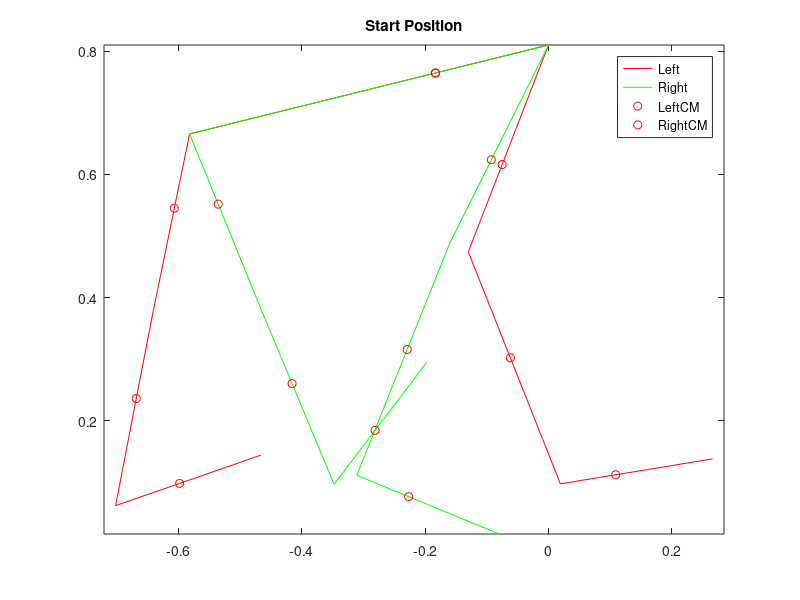
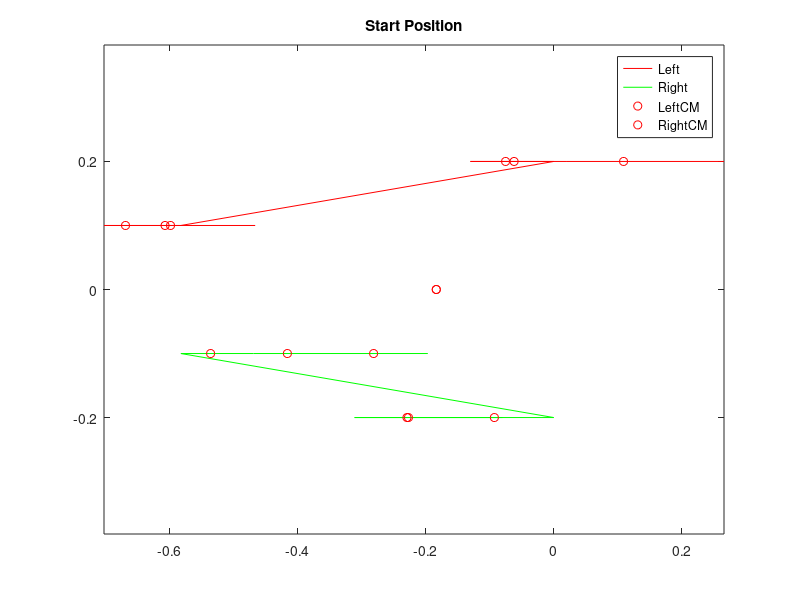

Write MATLAB code to recreate these figures, in order.
% Routine to analyse the Qualisys output and save kinematic match details from
% frames of interest

function orang()

page_screen_output = 0 % paging control

TorsoAngle=-1*2.8987402
RightThighAngle=-1*1.1837769
RightLegAngle=-1*1.1756871
RightFootAngle=-1*-0.9209639
LeftThighAngle=-1*1.7731668
LeftLegAngle=-1*1.7617466
LeftFootAngle=-1*-0.3343311
RightArmAngle=-1*2.0328418
RightForearmAngle=-1*1.9518007
RightHandAngle=-1*0.2407392 - 0.15 % -1*0.2407392 (edited to keep joint angle within normal range)
LeftArmAngle=-1*1.9408012
LeftForearmAngle=-1*1.1928667
LeftHandAngle=-1*-0.1626415

TorsoLength=0.600
ArmLength=0.360
ForearmLength=0.405
HandLength=0.250
ThighLength=0.300
LegLength=0.315
FootLength=0.250

TorsoCMOffset=0.189
ArmCMOffset=0.208
ForearmCMOffset=0.185
HandCMOffset=0.091
ThighCMOffset=0.123
LegCMOffset=0.138
FootCMOffset=0.110

LeftHipAngle=LeftThighAngle-TorsoAngle
LeftKneeAngle=LeftLegAngle-LeftThighAngle
LeftAnkleAngle=LeftFootAngle-LeftLegAngle
LeftShoulderAngle=LeftArmAngle-TorsoAngle
LeftElbowAngle=LeftForearmAngle-LeftArmAngle
LeftWristAngle=LeftHandAngle-LeftForearmAngle

RightHipAngle=RightThighAngle-TorsoAngle
RightKneeAngle=RightLegAngle-RightThighAngle
RightAnkleAngle=RightFootAngle-RightLegAngle
RightShoulderAngle=RightArmAngle-TorsoAngle
RightElbowAngle=RightForearmAngle-RightArmAngle
RightWristAngle=RightHandAngle-RightForearmAngle

LeftShoulder = [0, 0.2, 0.81]
TorsoCM = [LeftShoulder(1) + TorsoCMOffset * cos(TorsoAngle), 0, LeftShoulder(3) + TorsoCMOffset * sin(TorsoAngle)]

LeftElbow = [LeftShoulder(1) + ArmLength * cos(LeftArmAngle), LeftShoulder(2), LeftShoulder(3) + ArmLength * sin(LeftArmAngle)]
LeftWrist = [LeftElbow(1) + ForearmLength * cos(LeftForearmAngle), LeftElbow(2), LeftElbow(3) + ForearmLength * sin(LeftForearmAngle)]
LeftMC3 = [LeftWrist(1) + HandLength * cos(LeftHandAngle), LeftWrist(2), LeftWrist(3) + HandLength * sin(LeftHandAngle)]
LeftHip = [LeftShoulder(1) + TorsoLength * cos(TorsoAngle), 0.1, LeftShoulder(3) + TorsoLength * sin(TorsoAngle)]
LeftKnee = [LeftHip(1) + ThighLength * cos(LeftThighAngle), LeftHip(2), LeftHip(3) + ThighLength * sin(LeftThighAngle)]
LeftAnkle = [LeftKnee(1) + LegLength * cos(LeftLegAngle), LeftKnee(2), LeftKnee(3) + LegLength * sin(LeftLegAngle)]
LeftMT3 = [LeftAnkle(1) + FootLength * cos(LeftFootAngle), LeftAnkle(2), LeftAnkle(3) + FootLength * sin(LeftFootAngle)]

LeftArmCM = [LeftShoulder(1) + ArmCMOffset * cos(LeftArmAngle), LeftShoulder(2), LeftShoulder(3) + ArmCMOffset * sin(LeftArmAngle)]
LeftForearmCM = [LeftElbow(1) + ForearmCMOffset * cos(LeftForearmAngle), LeftElbow(2), LeftElbow(3) + ForearmCMOffset * sin(LeftForearmAngle)]
LeftHandCM = [LeftWrist(1) + HandCMOffset * cos(LeftHandAngle), LeftWrist(2), LeftWrist(3) + HandCMOffset * sin(LeftHandAngle)]
LeftThighCM = [LeftHip(1) + ThighCMOffset * cos(LeftThighAngle), LeftHip(2), LeftHip(3) + ThighCMOffset * sin(LeftThighAngle)]
LeftLegCM = [LeftKnee(1) + LegCMOffset * cos(LeftLegAngle), LeftKnee(2), LeftKnee(3) + LegCMOffset * sin(LeftLegAngle)]
LeftFootCM = [LeftAnkle(1) + FootCMOffset * cos(LeftFootAngle), LeftAnkle(2), LeftAnkle(3) + FootCMOffset * sin(LeftFootAngle)]

RightShoulder = [0, -0.2, 0.81]

RightElbow = [RightShoulder(1) + ArmLength * cos(RightArmAngle), RightShoulder(2), RightShoulder(3) + ArmLength * sin(RightArmAngle)]
RightWrist = [RightElbow(1) + ForearmLength * cos(RightForearmAngle), RightElbow(2), RightElbow(3) + ForearmLength * sin(RightForearmAngle)]
RightMC3 = [RightWrist(1) + HandLength * cos(RightHandAngle), RightWrist(2), RightWrist(3) + HandLength * sin(RightHandAngle)]
RightHip = [RightShoulder(1) + TorsoLength * cos(TorsoAngle), -0.1, RightShoulder(3) + TorsoLength * sin(TorsoAngle)]
RightKnee = [RightHip(1) + ThighLength * cos(RightThighAngle), RightHip(2), RightHip(3) + ThighLength * sin(RightThighAngle)]
RightAnkle = [RightKnee(1) + LegLength * cos(RightLegAngle), RightKnee(2), RightKnee(3) + LegLength * sin(RightLegAngle)]
RightMT3 = [RightAnkle(1) + FootLength * cos(RightFootAngle), RightAnkle(2), RightAnkle(3) + FootLength * sin(RightFootAngle)]

RightArmCM = [RightShoulder(1) + ArmCMOffset * cos(RightArmAngle), RightShoulder(2), RightShoulder(3) + ArmCMOffset * sin(RightArmAngle)]
RightForearmCM = [RightElbow(1) + ForearmCMOffset * cos(RightForearmAngle), RightElbow(2), RightElbow(3) + ForearmCMOffset * sin(RightForearmAngle)]
RightHandCM = [RightWrist(1) + HandCMOffset * cos(RightHandAngle), RightWrist(2), RightWrist(3) + HandCMOffset * sin(RightHandAngle)]
RightThighCM = [RightHip(1) + ThighCMOffset * cos(RightThighAngle), RightHip(2), RightHip(3) + ThighCMOffset * sin(RightThighAngle)]
RightLegCM = [RightKnee(1) + LegCMOffset * cos(RightLegAngle), RightKnee(2), RightKnee(3) + LegCMOffset * sin(RightLegAngle)]
RightFootCM = [RightAnkle(1) + FootCMOffset * cos(RightFootAngle), RightAnkle(2), RightAnkle(3) + FootCMOffset * sin(RightFootAngle)]

TorsoQuaternion = QFromAxisAngle(0, -1, 0, TorsoAngle)
LeftThighQuaternion = QFromAxisAngle(0, -1, 0, LeftThighAngle)
LeftLegQuaternion = QFromAxisAngle(0, -1, 0, LeftLegAngle)
LeftFootQuaternion = QFromAxisAngle(0, -1, 0, LeftFootAngle)
LeftArmQuaternion = QFromAxisAngle(0, -1, 0, LeftArmAngle)
LeftForearmQuaternion = QFromAxisAngle(0, -1, 0, LeftForearmAngle)
LeftHandQuaternion = QFromAxisAngle(0, -1, 0, LeftHandAngle)

RightThighQuaternion = QFromAxisAngle(0, -1, 0, RightThighAngle)
RightLegQuaternion = QFromAxisAngle(0, -1, 0, RightLegAngle)
RightFootQuaternion = QFromAxisAngle(0, -1, 0, RightFootAngle)
RightArmQuaternion = QFromAxisAngle(0, -1, 0, RightArmAngle)
RightForearmQuaternion = QFromAxisAngle(0, -1, 0, RightForearmAngle)
RightHandQuaternion = QFromAxisAngle(0, -1, 0, RightHandAngle)

% plot the start position
figure(1);
clf;
LeftSideJoint = [LeftMC3; LeftWrist; LeftElbow; LeftShoulder; LeftHip; LeftKnee; LeftAnkle; LeftMT3];
LeftSideCM = [LeftHandCM; LeftForearmCM; LeftArmCM; TorsoCM; LeftThighCM; LeftLegCM; LeftFootCM];
RightSideJoint = [RightMC3; RightWrist; RightElbow; RightShoulder; RightHip; RightKnee; RightAnkle; RightMT3];
RightSideCM = [RightHandCM; RightForearmCM; RightArmCM; TorsoCM; RightThighCM; RightLegCM; RightFootCM];

plot(LeftSideJoint(:, 1), LeftSideJoint(:, 3), 'r-', ...
    RightSideJoint(:, 1), RightSideJoint(:, 3), 'g-', ...
    LeftSideCM(:, 1), LeftSideCM(:, 3), 'ro', ...
    RightSideCM(:, 1), RightSideCM(:, 3), 'ro' ...
    );
axis('equal');
axis('auto');
title('Start Position');
legend('Left','Right', 'LeftCM', 'RightCM');

figure(2);
clf;
LeftSideJoint = [LeftMC3; LeftWrist; LeftElbow; LeftShoulder; LeftHip; LeftKnee; LeftAnkle; LeftMT3];
LeftSideCM = [LeftHandCM; LeftForearmCM; LeftArmCM; TorsoCM; LeftThighCM; LeftLegCM; LeftFootCM];
RightSideJoint = [RightMC3; RightWrist; RightElbow; RightShoulder; RightHip; RightKnee; RightAnkle; RightMT3];
RightSideCM = [RightHandCM; RightForearmCM; RightArmCM; TorsoCM; RightThighCM; RightLegCM; RightFootCM];

plot(LeftSideJoint(:, 1), LeftSideJoint(:, 2), 'r-', ...
    RightSideJoint(:, 1), RightSideJoint(:, 2), 'g-', ...
    LeftSideCM(:, 1), LeftSideCM(:, 2), 'ro', ...
    RightSideCM(:, 1), RightSideCM(:, 2), 'ro' ...
    );
axis('equal');
axis('auto');
title('Start Position');
legend('Left','Right', 'LeftCM', 'RightCM');

fout = fopen('orang.txt', 'w');

fprintf(fout, 'TorsoCM \"%.17f %.17f %.17f\"\n', ...
    TorsoCM(1), TorsoCM(2), TorsoCM(3));
fprintf(fout, 'TorsoQuaternion \"%.17f %.17f %.17f %.17f\"\n', ...
    TorsoQuaternion.n, TorsoQuaternion.x, TorsoQuaternion.y, TorsoQuaternion.z);

fprintf(fout, 'LeftThighCM \"%.17f %.17f %.17f\"\n', ...
    LeftThighCM(1), LeftThighCM(2), LeftThighCM(3));
fprintf(fout, 'LeftThighQuaternion \"%.17f %.17f %.17f %.17f\"\n', ...
    LeftThighQuaternion.n, LeftThighQuaternion.x, LeftThighQuaternion.y, LeftThighQuaternion.z);

fprintf(fout, 'LeftLegCM \"%.17f %.17f %.17f\"\n', ...
    LeftLegCM(1), LeftLegCM(2), LeftLegCM(3));
fprintf(fout, 'LeftLegQuaternion \"%.17f %.17f %.17f %.17f\"\n', ...
    LeftLegQuaternion.n, LeftLegQuaternion.x, LeftLegQuaternion.y, LeftLegQuaternion.z);

fprintf(fout, 'LeftFootCM \"%.17f %.17f %.17f\"\n', ...
    LeftFootCM(1), LeftFootCM(2), LeftFootCM(3));
fprintf(fout, 'LeftFootQuaternion \"%.17f %.17f %.17f %.17f\"\n', ...
    LeftFootQuaternion.n, LeftFootQuaternion.x, LeftFootQuaternion.y, LeftFootQuaternion.z);

fprintf(fout, 'LeftArmCM \"%.17f %.17f %.17f\"\n', ...
    LeftArmCM(1), LeftArmCM(2), LeftArmCM(3));
fprintf(fout, 'LeftArmQuaternion \"%.17f %.17f %.17f %.17f\"\n', ...
    LeftArmQuaternion.n, LeftArmQuaternion.x, LeftArmQuaternion.y, LeftArmQuaternion.z);

fprintf(fout, 'LeftForearmCM \"%.17f %.17f %.17f\"\n', ...
    LeftForearmCM(1), LeftForearmCM(2), LeftForearmCM(3));
fprintf(fout, 'LeftForearmQuaternion \"%.17f %.17f %.17f %.17f\"\n', ...
    LeftForearmQuaternion.n, LeftForearmQuaternion.x, LeftForearmQuaternion.y, LeftForearmQuaternion.z);

fprintf(fout, 'LeftHandCM \"%.17f %.17f %.17f\"\n', ...
    LeftHandCM(1), LeftHandCM(2), LeftHandCM(3));
fprintf(fout, 'LeftHandQuaternion \"%.17f %.17f %.17f %.17f\"\n', ...
    LeftHandQuaternion.n, LeftHandQuaternion.x, LeftHandQuaternion.y, LeftHandQuaternion.z);

fprintf(fout, 'RightThighCM \"%.17f %.17f %.17f\"\n', ...
    RightThighCM(1), RightThighCM(2), RightThighCM(3));
fprintf(fout, 'RightThighQuaternion \"%.17f %.17f %.17f %.17f\"\n', ...
    RightThighQuaternion.n, RightThighQuaternion.x, RightThighQuaternion.y, RightThighQuaternion.z);

fprintf(fout, 'RightLegCM \"%.17f %.17f %.17f\"\n', ...
    RightLegCM(1), RightLegCM(2), RightLegCM(3));
fprintf(fout, 'RightLegQuaternion \"%.17f %.17f %.17f %.17f\"\n', ...
    RightLegQuaternion.n, RightLegQuaternion.x, RightLegQuaternion.y, RightLegQuaternion.z);

fprintf(fout, 'RightFootCM \"%.17f %.17f %.17f\"\n', ...
    RightFootCM(1), RightFootCM(2), RightFootCM(3));
fprintf(fout, 'RightFootQuaternion \"%.17f %.17f %.17f %.17f\"\n', ...
    RightFootQuaternion.n, RightFootQuaternion.x, RightFootQuaternion.y, RightFootQuaternion.z);

fprintf(fout, 'RightArmCM \"%.17f %.17f %.17f\"\n', ...
    RightArmCM(1), RightArmCM(2), RightArmCM(3));
fprintf(fout, 'RightArmQuaternion \"%.17f %.17f %.17f %.17f\"\n', ...
    RightArmQuaternion.n, RightArmQuaternion.x, RightArmQuaternion.y, RightArmQuaternion.z);

fprintf(fout, 'RightForearmCM \"%.17f %.17f %.17f\"\n', ...
    RightForearmCM(1), RightForearmCM(2), RightForearmCM(3));
fprintf(fout, 'RightForearmQuaternion \"%.17f %.17f %.17f %.17f\"\n', ...
    RightForearmQuaternion.n, RightForearmQuaternion.x, RightForearmQuaternion.y, RightForearmQuaternion.z);

fprintf(fout, 'RightHandCM \"%.17f %.17f %.17f\"\n', ...
    RightHandCM(1), RightHandCM(2), RightHandCM(3));
fprintf(fout, 'RightHandQuaternion \"%.17f %.17f %.17f %.17f\"\n', ...
    RightHandQuaternion.n, RightHandQuaternion.x, RightHandQuaternion.y, RightHandQuaternion.z);

fprintf(fout, 'LeftHip \"%.17f %.17f %.17f\"\n', LeftHip);
fprintf(fout, 'LeftKnee \"%.17f %.17f %.17f\"\n', LeftKnee);
fprintf(fout, 'LeftAnkle \"%.17f %.17f %.17f\"\n', LeftAnkle);
fprintf(fout, 'LeftMT3 \"%.17f %.17f %.17f\"\n', LeftMT3);
fprintf(fout, 'LeftShoulder \"%.17f %.17f %.17f\"\n', LeftShoulder);
fprintf(fout, 'LeftElbow \"%.17f %.17f %.17f\"\n', LeftElbow);
fprintf(fout, 'LeftWrist \"%.17f %.17f %.17f\"\n', LeftWrist);
fprintf(fout, 'LeftMC3 \"%.17f %.17f %.17f\"\n', LeftMC3);

fprintf(fout, 'RightHip \"%.17f %.17f %.17f\"\n', RightHip);
fprintf(fout, 'RightKnee \"%.17f %.17f %.17f\"\n', RightKnee);
fprintf(fout, 'RightAnkle \"%.17f %.17f %.17f\"\n', RightAnkle);
fprintf(fout, 'RightMT3 \"%.17f %.17f %.17f\"\n', RightMT3);
fprintf(fout, 'RightShoulder \"%.17f %.17f %.17f\"\n', RightShoulder);
fprintf(fout, 'RightElbow \"%.17f %.17f %.17f\"\n', RightElbow);
fprintf(fout, 'RightWrist \"%.17f %.17f %.17f\"\n', RightWrist);
fprintf(fout, 'RightMC3 \"%.17f %.17f %.17f\"\n', RightMC3);

fprintf(fout, 'LeftHipAngle \"%.17f\"\n', LeftHipAngle);
fprintf(fout, 'LeftKneeAngle \"%.17f\"\n', LeftKneeAngle);
fprintf(fout, 'LeftAnkleAngle \"%.17f\"\n', LeftAnkleAngle);
fprintf(fout, 'LeftShoulderAngle \"%.17f\"\n', LeftShoulderAngle);
fprintf(fout, 'LeftElbowAngle \"%.17f\"\n', LeftElbowAngle);
fprintf(fout, 'LeftWristAngle \"%.17f\"\n', LeftWristAngle);

fprintf(fout, 'RightHipAngle \"%.17f\"\n', RightHipAngle);
fprintf(fout, 'RightKneeAngle \"%.17f\"\n', RightKneeAngle);
fprintf(fout, 'RightAnkleAngle \"%.17f\"\n', RightAnkleAngle);
fprintf(fout, 'RightShoulderAngle \"%.17f\"\n', RightShoulderAngle);
fprintf(fout, 'RightElbowAngle \"%.17f\"\n', RightElbowAngle);
fprintf(fout, 'RightWristAngle \"%.17f\"\n', RightWristAngle);

fclose(fout);

% calculate quaternion from an axis and an angle
% [x, y, z] must be normalised (length 1) before calling this routine
function q = QFromAxisAngle(x, y, z, angle)

sin_a = sin( angle / 2 );
cos_a = cos( angle / 2 );

q.x    = x * sin_a;
q.y    = y * sin_a;
q.z    = z * sin_a;
q.n    = cos_a;

return;

